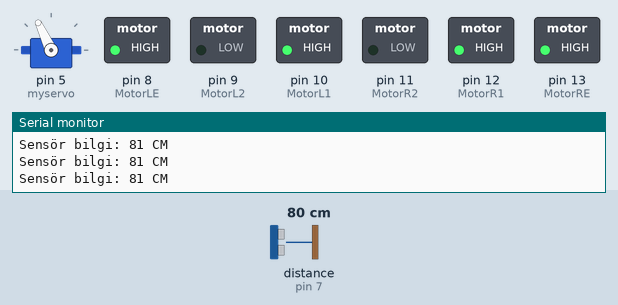
The sketch below on a simulated Arduino Uno, built with avr-gcc and run on an emulated ATmega328P. On the bench: servo, switched loads named in the sketch (green lamp = pin HIGH), the last lines printed to the serial monitor. The test bench sets the inputs (shaded band); at power-on: distance to the obstacle (sensor on pin 7) 80 cm. The echo pulse lasts 58.3 µs per cm; pins used as bus, display or sensor lines are not drawn.

Above: at 3.9 s.
4.0 s: distance to the obstacle (sensor on pin 7) set to 54 cm
5.5 s: distance to the obstacle (sensor on pin 7) set to 45 cm
At 7.2 s:
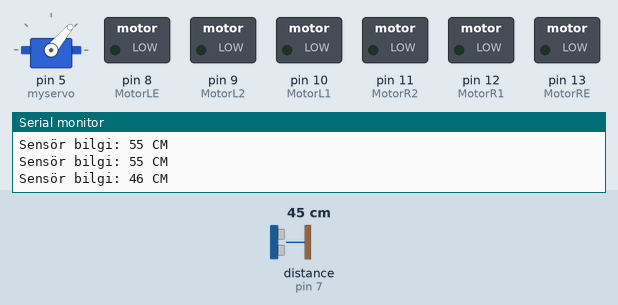
8.5 s: distance to the obstacle (sensor on pin 7) set to 60 cm
At 9.0 s:
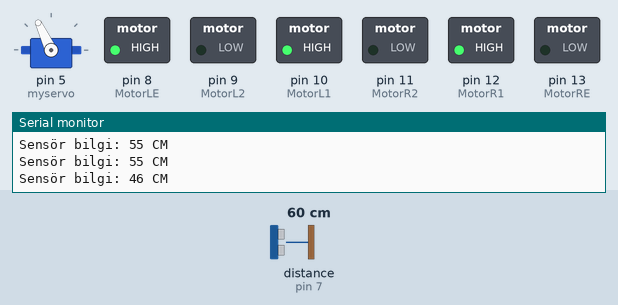
10.6 s: distance to the obstacle (sensor on pin 7) set to 2 cm
At 13.2 s:
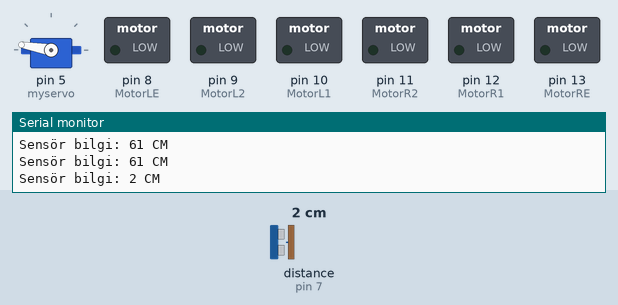
Timing chart, 0 to 14.6 s (numbered marks = the images above; inputs shaded):
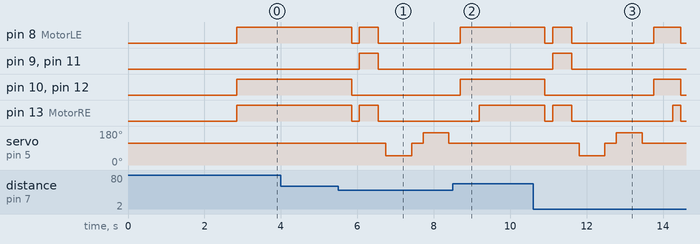

Measured:
- the behaviour switches between 50 and 49 cm on distance to the obstacle (sensor on pin 7) (found by bisection; images 0 and 1)
- after the input at 5.5 s, pin 8 (MotorLE): HIGH → LOW after 0.35 s, → HIGH 0.20 s later, → LOW 0.50 s later; pin 9 (MotorL2): LOW → HIGH after 0.55 s, → LOW 0.50 s later
- after the input at 8.5 s, pin 8 (MotorLE), pin 10 (MotorL1), pin 12 (MotorR1): goes on until 8.7 s, then stays HIGH; pin 9 (MotorL2), pin 11 (MotorR2): stays LOW (without the input it goes to HIGH after 1.1 s); pin 13 (MotorRE): goes on until 9.2 s, then stays HIGH; servo on pin 5 (myservo): stays 115° (without the input it goes to 50° after 1.8 s)
- after the input at 10.6 s, pin 8 (MotorLE): goes LOW 0.20 s, HIGH 0.50 s, LOW 2.1 s, HIGH 0.71 s, then LOW, starting after 0.31 s; pin 9 (MotorL2): LOW → HIGH after 0.51 s, → LOW 0.50 s later

The sketch:

main.ino
```cpp
#include "NewPing.h"
#include <Servo.h>

Servo myservo;

#define max_uzaklik 100

int distance = 100;

int trigPin1 = 6;
int echoPin1 = 7;

int MotorLE = 8;  //sol motor hız pini
int MotorL1 = 10;  //sol motor ileri pini
int MotorL2 = 9; //sol motor geri pini

int MotorRE = 13; //sağ motor hız pini
int MotorR1 = 12; //sağ motor ileri pini
int MotorR2 = 11; //sağ motor geri pini

int state;


NewPing sonar(trigPin1, echoPin1, max_uzaklik);

void setup()
{
  myservo.attach(5);
  myservo.write(115);
  delay(2000);
  distance = readPing();
  delay(100);
  distance = readPing();
  delay(100);
  distance = readPing();
  delay(100);
  distance = readPing();
  delay(100);

  pinMode(echoPin1,INPUT);
  pinMode(trigPin1, OUTPUT);
  pinMode(MotorL1, OUTPUT);
  pinMode(MotorL2, OUTPUT);
  pinMode(MotorLE, OUTPUT);
  pinMode(MotorR1, OUTPUT);
  pinMode(MotorR2, OUTPUT);
  pinMode(MotorRE, OUTPUT);

  Serial.begin(9600);
}

void loop()
{
  int distanceR = 0;
  int distanceL =  0;
  delay(40);

  digitalWrite(trigPin1, LOW);
  delayMicroseconds(5);
  digitalWrite(trigPin1, HIGH);
  delayMicroseconds(10);
  digitalWrite(trigPin1, LOW);

  Serial.print("Sensör bilgi: ");
  Serial.print(distance);
  Serial.println(" CM ");
  delay(100);


      if(distance<=50)
     {
        dur();
        delay(200);
        geri();
        delay(500);
        dur();
        delay(200);
        distanceR = sagabak();
        delay(300);
        distanceL = solabak();
        delay(300);

        if(distanceR>=distanceL)
        {
          sag();
          delay(500);
          ileri();
        }
        else
        {
          sol();
          delay(500);
          ileri();
        }
       }
       else
       {
        ileri();
       }

 distance = readPing();

}

void ileri()
{

  digitalWrite(MotorR1, HIGH);
  digitalWrite(MotorR2, LOW);
  analogWrite(MotorRE, 130);

  digitalWrite(MotorL1, HIGH);
  digitalWrite(MotorL2, LOW);
  analogWrite(MotorLE, 130);

}

void dur()
{

  digitalWrite(MotorR1, LOW);
  digitalWrite(MotorR2, LOW);
  analogWrite(MotorRE, 0);

  digitalWrite(MotorL1, LOW);
  digitalWrite(MotorL2, LOW);
  analogWrite(MotorLE, 0);

}

void sag()
{

  digitalWrite(MotorR1, HIGH);
  digitalWrite(MotorR2, LOW);
  analogWrite(MotorRE, 0);

  digitalWrite(MotorL1, HIGH);
  digitalWrite(MotorL2, LOW);
  analogWrite(MotorLE, 150);


}

void sol()
{

  digitalWrite(MotorR1, HIGH);
  digitalWrite(MotorR2, LOW);
  analogWrite(MotorRE, 150);

  digitalWrite(MotorL1, HIGH);
  digitalWrite(MotorL2, LOW);
  analogWrite(MotorLE, 0);

}

void geri()
{

  digitalWrite(MotorR1, LOW);
  digitalWrite(MotorR2, HIGH);
  analogWrite(MotorRE, 150);

  digitalWrite(MotorL1, LOW);
  digitalWrite(MotorL2, HIGH);
  analogWrite(MotorLE, 150);

}

int sagabak()
{
    myservo.write(50);
    delay(500);
    int distance = readPing();
    delay(100);
    myservo.write(115);
    return distance;
}

int solabak()
{
    myservo.write(170);
    delay(500);
    int distance = readPing();
    delay(100);
    myservo.write(115);
    return distance;
    delay(100);
}

int readPing()
{
  delay(70);
  int cm = sonar.ping_cm();
  if(cm==0)
  {
    cm = 250;
  }
  return cm;
}
```
